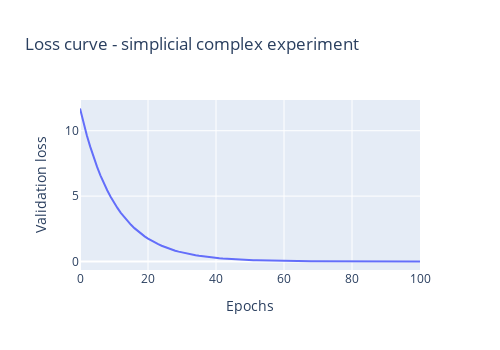

The notebook cell this image was saved under:
### Code cell
fig = go.Figure()

fig.add_scatter(x=list(range(101)),y=losses, mode="lines", )

fig.update_layout(
    title="Loss curve - simplicial complex experiment",
    xaxis_title="Epochs",
    yaxis_title="Validation loss",
    legend_title="",
    height=350,
    width=500
)

fig.show()
